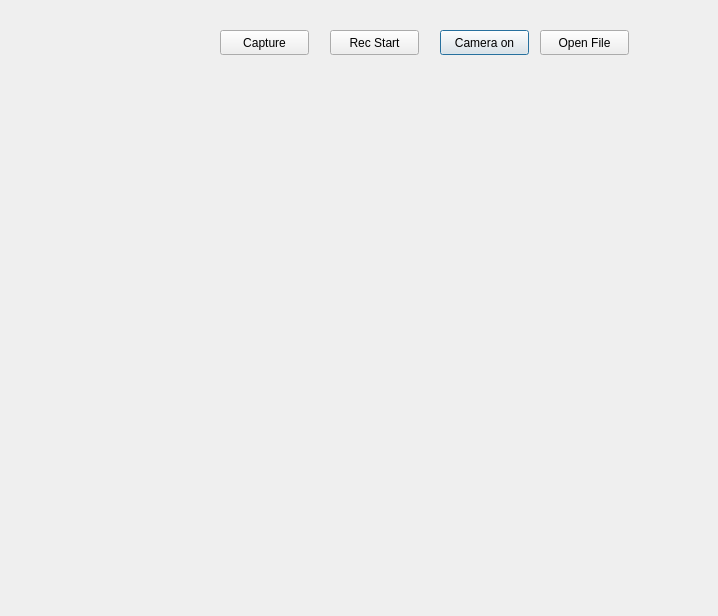
<?xml version="1.0" encoding="UTF-8"?>
<ui version="4.0">
 <class>Dialog</class>
 <widget class="QDialog" name="Dialog">
  <property name="geometry">
   <rect>
    <x>0</x>
    <y>0</y>
    <width>718</width>
    <height>616</height>
   </rect>
  </property>
  <property name="windowTitle">
   <string>Dialog</string>
  </property>
  <widget class="QLabel" name="label">
   <property name="geometry">
    <rect>
     <x>10</x>
     <y>80</y>
     <width>640</width>
     <height>480</height>
    </rect>
   </property>
   <property name="text">
    <string/>
   </property>
  </widget>
  <widget class="QPushButton" name="btnCamera">
   <property name="geometry">
    <rect>
     <x>440</x>
     <y>30</y>
     <width>89</width>
     <height>25</height>
    </rect>
   </property>
   <property name="text">
    <string>Camera on</string>
   </property>
  </widget>
  <widget class="QPushButton" name="btnOpen">
   <property name="geometry">
    <rect>
     <x>540</x>
     <y>30</y>
     <width>89</width>
     <height>25</height>
    </rect>
   </property>
   <property name="text">
    <string>Open File</string>
   </property>
  </widget>
  <widget class="QLabel" name="label_2">
   <property name="geometry">
    <rect>
     <x>220</x>
     <y>40</y>
     <width>67</width>
     <height>17</height>
    </rect>
   </property>
   <property name="text">
    <string/>
   </property>
  </widget>
  <widget class="QPushButton" name="btnRecord">
   <property name="geometry">
    <rect>
     <x>330</x>
     <y>30</y>
     <width>89</width>
     <height>25</height>
    </rect>
   </property>
   <property name="text">
    <string>Rec Start</string>
   </property>
  </widget>
  <widget class="QLabel" name="label_3">
   <property name="geometry">
    <rect>
     <x>40</x>
     <y>20</y>
     <width>67</width>
     <height>17</height>
    </rect>
   </property>
   <property name="text">
    <string/>
   </property>
  </widget>
  <widget class="QPushButton" name="btnCapture">
   <property name="geometry">
    <rect>
     <x>220</x>
     <y>30</y>
     <width>89</width>
     <height>25</height>
    </rect>
   </property>
   <property name="text">
    <string>Capture</string>
   </property>
  </widget>
 </widget>
 <resources/>
 <connections/>
</ui>
